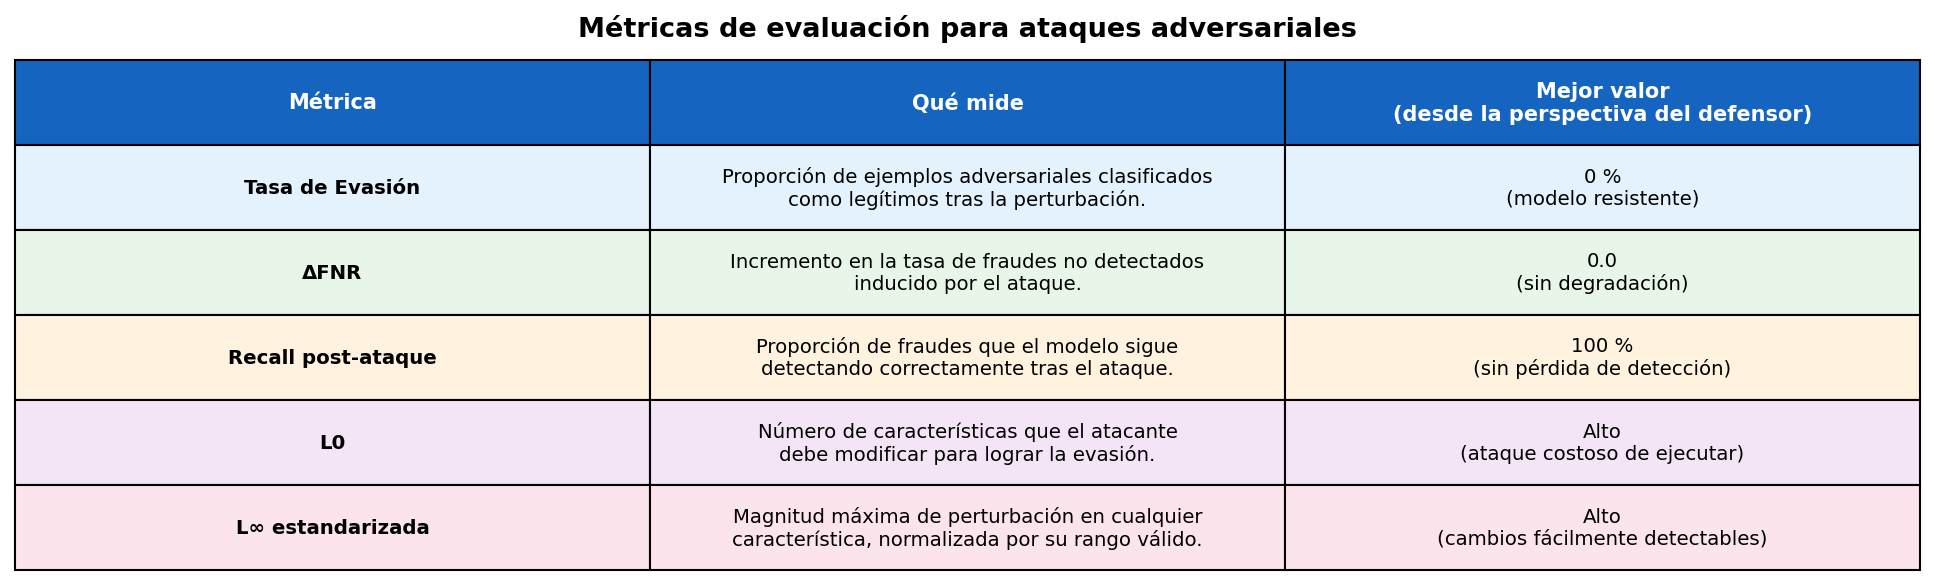

Python code for this plot:
"""
Genera tabla de definición de métricas para ataques adversariales.
"""
import os
import matplotlib
matplotlib.use('Agg')
import matplotlib.pyplot as plt

OUT_DIR = os.path.dirname(os.path.abspath(__file__))

def plot_metrics_table():
    fig, ax = plt.subplots(figsize=(13, 4))
    ax.axis('off')

    cols = ['Métrica', 'Qué mide', 'Mejor valor\n(desde la perspectiva del defensor)']

    rows = [
        ['Tasa de Evasión',    'Proporción de ejemplos adversariales clasificados\ncomo legítimos tras la perturbación.',                     '0 %\n(modelo resistente)'],
        ['ΔFNR',               'Incremento en la tasa de fraudes no detectados\ninducido por el ataque.',                                    '0.0\n(sin degradación)'],
        ['Recall post-ataque', 'Proporción de fraudes que el modelo sigue\ndetectando correctamente tras el ataque.',                       '100 %\n(sin pérdida de detección)'],
        ['L0',                 'Número de características que el atacante\ndebe modificar para lograr la evasión.',                         'Alto\n(ataque costoso de ejecutar)'],
        ['L∞ estandarizada',   'Magnitud máxima de perturbación en cualquier\ncaracterística, normalizada por su rango válido.',            'Alto\n(cambios fácilmente detectables)'],
    ]

    cell_colors = []
    row_colors = ['#E3F2FD', '#E8F5E9', '#FFF3E0', '#F3E5F5', '#FCE4EC']
    for i, rc in enumerate(row_colors):
        cell_colors.append([rc] * len(cols))

    table = ax.table(
        cellText=rows,
        colLabels=cols,
        cellLoc='center',
        loc='center',
        cellColours=cell_colors,
    )

    table.auto_set_font_size(False)
    table.set_fontsize(9.5)
    table.scale(1, 3.2)

    # Encabezado
    for j in range(len(cols)):
        table[0, j].set_facecolor('#1565C0')
        table[0, j].set_text_props(color='white', fontweight='bold', fontsize=10)

    # Negrita en columna Métrica
    for i in range(1, len(rows) + 1):
        table[i, 0].set_text_props(fontweight='bold')

    ax.set_title('Métricas de evaluación para ataques adversariales',
                 fontsize=13, fontweight='bold', pad=16)

    fig.tight_layout()
    path = os.path.join(OUT_DIR, 'tabla_metricas_ataques.png')
    fig.savefig(path, bbox_inches='tight', dpi=150)
    plt.close(fig)
    print(f'Saved: {path}')

if __name__ == '__main__':
    plot_metrics_table()
